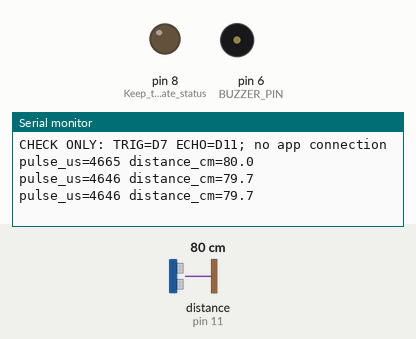
The sketch below on a simulated Arduino Uno, built with avr-gcc and run on an emulated ATmega328P. Parts: output pins drawn as LEDs (lit = HIGH), buzzer (waves = sounding, pin HIGH), the last lines printed to the serial monitor. Wiring (inferred from the names in the program): ultrasonic range finder: trigger pin 7; echo pin 11. Inputs (shaded band) come from the test bench; at power-on: distance to the obstacle (sensor on pin 11) 80 cm. The echo pulse lasts 58.3 µs per cm; pins used as bus, display or sensor lines are not drawn.

Above: at 2.2 s.
2.3 s: distance to the obstacle (sensor on pin 11) set to 4 cm
At 2.9 s:
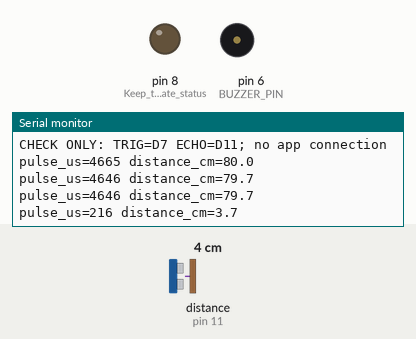
3.8 s: distance to the obstacle (sensor on pin 11) set to 2 cm
At 4.4 s:
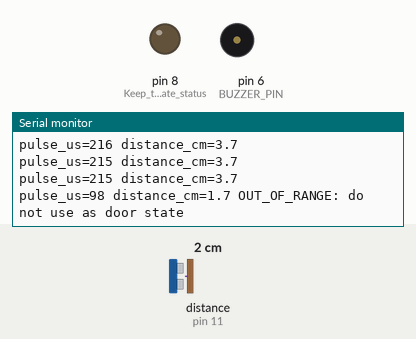
Timing chart, 0 to 6.8 s (numbered marks = the images above; inputs shaded):
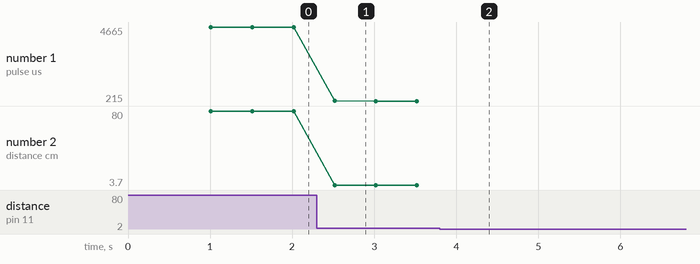

Measured:
- the behaviour switches between 3 and 2 cm on distance to the obstacle (sensor on pin 11) (found by bisection; images 1 and 2)
- after the input at 2.3 s, the serial monitor: prints a new line after 0.22 s (image 1)
- after the input at 3.8 s, the serial monitor: prints a new line after 0.22 s (image 2)
- plotted number 1: 4646 → 215 after the input at 2.3 s
- plotted number 2: 79.7 → 3.7 after the input at 2.3 s

The sketch:

ultrasonic_photo_check.ino
```cpp
// Diagnostic ONLY. Latest user wiring: Trig -> D7, Echo -> D11.
// Earlier visual inference of D8/D9 was incorrect and has been withdrawn.
// Keep the user's wiring. This is NOT the app firmware.
// No gas sensing, networking, commands, LED indication or buzzer activation.
// VCC -> UNO 5V directly; 220uF parallel across VCC(+) and GND(-), NOT in series.
#include <Arduino.h>
#if !defined(__AVR_ATmega328P__)
#error "Select Arduino Uno (ATmega328P)."
#endif

const uint8_t TRIG_PIN = 7;
const uint8_t ECHO_PIN = 11;
const uint8_t BUZZER_PIN = 6;

void setup() {
  digitalWrite(BUZZER_PIN, LOW);
  pinMode(BUZZER_PIN, OUTPUT);
  digitalWrite(8, LOW);
  pinMode(8, OUTPUT);  // Keep the separate status LED off during this check.
  digitalWrite(TRIG_PIN, LOW);
  pinMode(TRIG_PIN, OUTPUT);
  pinMode(ECHO_PIN, INPUT);
  Serial.begin(115200);
  Serial.println(F("CHECK ONLY: TRIG=D7 ECHO=D11; no app connection"));
  delay(1000);
}

void loop() {
  // Bound the wait. A timeout is NOT a distance of zero or an open door.
  if (digitalRead(ECHO_PIN) == HIGH) {
    Serial.println(F("ECHO_HIGH_BEFORE_TRIGGER: check signal/power"));
    delay(500);
    return;
  }
  digitalWrite(TRIG_PIN, LOW);
  delayMicroseconds(2);
  digitalWrite(TRIG_PIN, HIGH);
  delayMicroseconds(10);
  digitalWrite(TRIG_PIN, LOW);
  const unsigned long us = pulseIn(ECHO_PIN, HIGH, 30000UL);
  if (us == 0) {
    Serial.println(F("NO_ECHO: no complete echo pulse; distance unknown"));
  } else {
    const float cm = us * 0.0343f / 2.0f;
    Serial.print(F("pulse_us=")); Serial.print(us);
    Serial.print(F(" distance_cm=")); Serial.print(cm, 1);
    if (cm < 2.0f || cm > 400.0f) Serial.print(F(" OUT_OF_RANGE: do not use as door state"));
    Serial.println();
  }
  delay(500);
}
```
